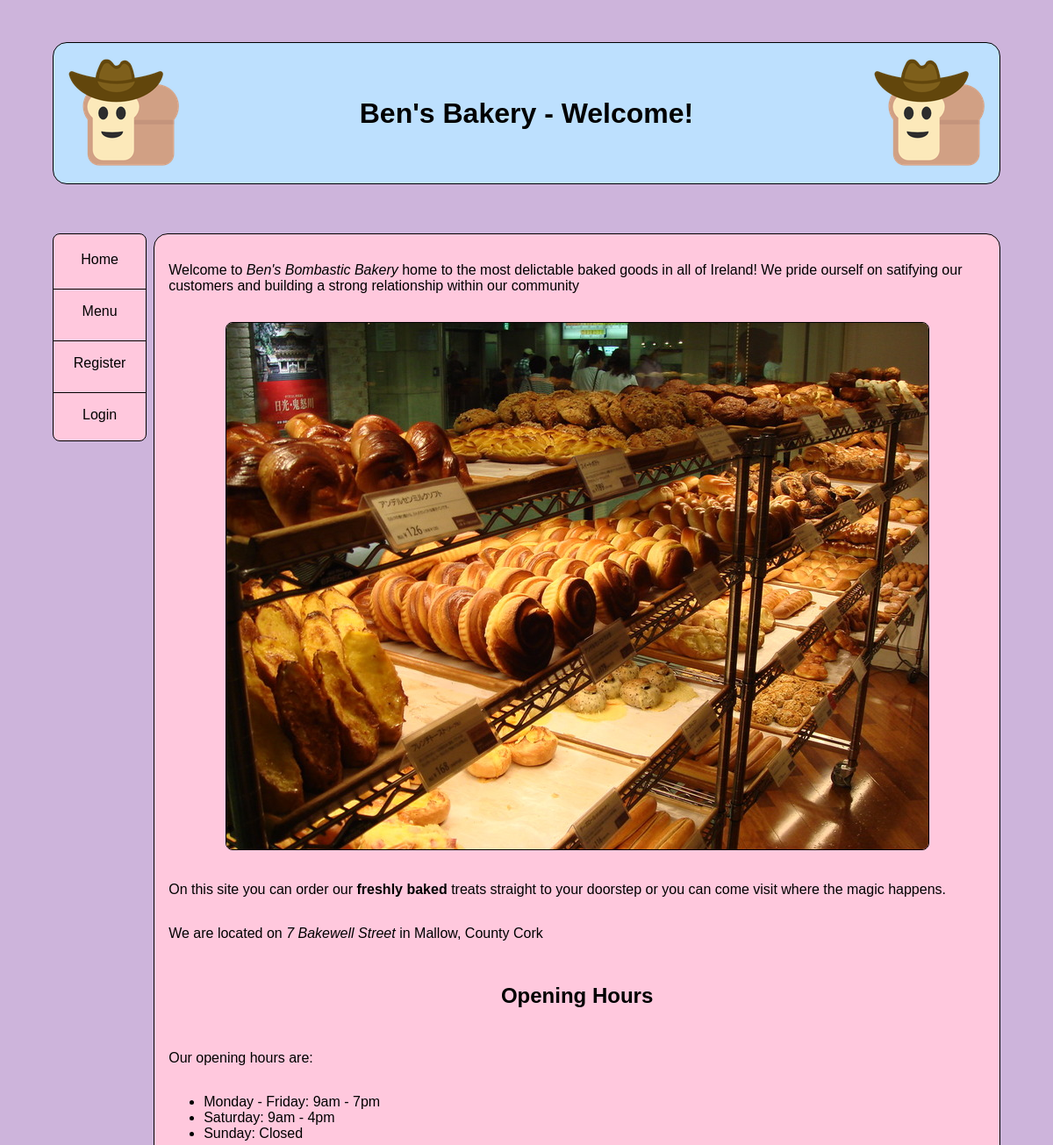
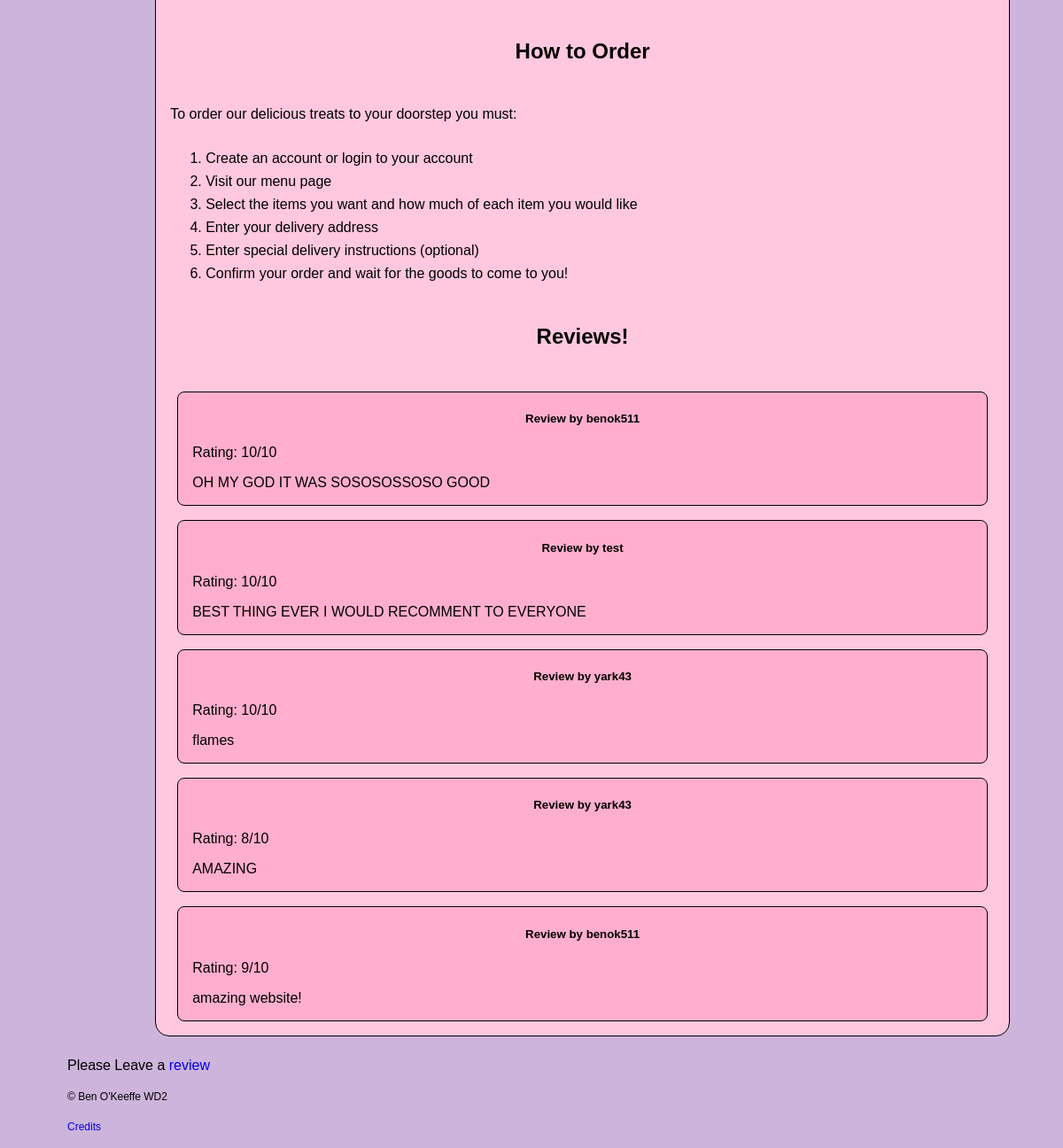
The page / on the database its author committed (2 pictures, top to bottom).
### tables this page shows
CREATE TABLE reviews (
    review_num INTEGER PRIMARY KEY AUTOINCREMENT,
    user_id TEXT NOT NULL,
    date_sent DATE NOT NULL,
    rating INTEGER NOT NULL,
    details TEXT NOT NULL
);

### app.py (the view)
@app.route('/')
def index():
    db = get_db()
    reviews = db.execute('''SELECT * FROM reviews''').fetchmany(5)
    return render_template('index.html', title = 'Welcome!', reviews = reviews)

### app.py (called while the page is built)
@app.before_request
def load_logged_in_user():
    g.user = session.get('user_id',None)
    g.is_admin = session.get('is_admin',None)

### database.py (called while the page is built)
def get_db():
    if 'db' not in g:
        g.db = sqlite3.connect(DATABASE,
                               detect_types=sqlite3.PARSE_DECLTYPES)
        g.db.row_factory = sqlite3.Row
    return g.db

### templates/index.html
{% extends "base.html" %}
{% block main_content %}
<p> Welcome to <i>Ben's Bombastic Bakery</i> home to the most delictable baked goods in all of Ireland!
    We pride ourself on satifying our customers and building a strong relationship within our community</p>
<figure>
    <img src="{{url_for('static', filename='bakery.jpg')}}" alt="">
</figure>
<p> On this site you can order our <b>freshly baked</b> treats straight to your doorstep or you can come visit where the
    magic happens.</p>
<p> We are located on <i>7 Bakewell Street</i> in Mallow, County Cork</p>
<h2>Opening Hours</h2>
<p>Our opening hours are:</p>
<ul>
    <li>Monday - Friday: 9am - 7pm</li>
    <li>Saturday: 9am - 4pm</li>
    <li>Sunday: Closed</li>
</ul>
<h2>How to Order</h2>
<p>To order our delicious treats to your doorstep you must:
<ol>
    <li>Create an account or login to your account</li>
    <li>Visit our menu page</li>
    <li>Select the items you want and how much of each item you would like</li>
    <li>Enter your delivery address</li>
    <li>Enter special delivery instructions (optional)</li>
    <li>Confirm your order and wait for the goods to come to you!</li>
</ol>
{% if reviews %}
<h2>Reviews!</h2>
{% for review in reviews %}
<div class="review">
    <h5>Review by {{review['user_id']}}</h5>
    <p>Rating: {{review['rating']}}/10</p>
    <p>{{review['details']}}</p>
</div>
{%endfor%}
{%endif%}
{%endblock%}

### static/styles.css (style rules this page uses)
:root { font-family: sans-serif, 'Times New Roman', Times, serif; font-size: 16px; --colour: black; --mainbgcolour: #ffc8dd; --bgcolour: #cdb4db; --accentcolour: #ffafcc; --accentcolour2: #bde0fe; }
*, *:before, *:after { box-sizing: border-box; }
body { color: var(--colour); background-color: var(--bgcolour); display: grid; grid-template-columns: 1fr 9fr; grid-template-areas: "top top" "ml mr" "bottom bottom"; gap: 0.5em; width: 90%; margin: 0 auto; }
p { margin: 1em; }
h1, h2, h3, h4, h5, h6 { text-align: center; }
main>* { margin: 2em 1em; }
ol > li { margin-bottom: 0.5em; }
main figure { text-align: center; }
img, iframe { max-width: 100%; }
main img, video { border: 0.5px solid var(--colour); border-radius: 0.5em; }
.review { border: 1px solid var(--colour); border-radius: 0.5em; background-color: var(--accentcolour); margin: 1em 1.5em; }

### rows shown on the page
reviews: user_id "benok511", rating "10", details "OH MY GOD IT WAS SOSOSOSSOSO GOOD"
reviews: user_id "test", rating "10", details "BEST THING EVER I WOULD RECOMMENT TO EVERYONE"
reviews: user_id "yark43", rating "10", details "flames"
reviews: user_id "yark43", rating "8", details "AMAZING"
reviews: user_id "benok511", rating "9", details "amazing website!"

### other values the page prints
{{ title }} "Welcome!"
